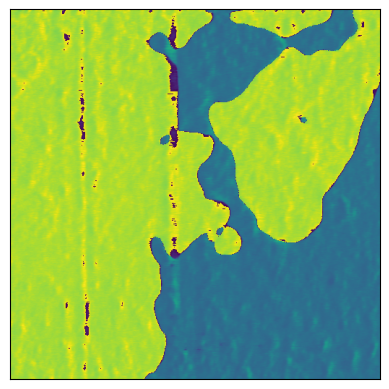
#> input picture presentation/presentation_files/presentation_10_1.png, 389 x 389 px
$ python -i transformECC.py   (imports and definitions only)
#> lines starting #> are read from the running program, lines starting #| are printed output that depends on the picture
import numpy as np
from scipy import ndimage as ndi
from skimage.transform import warp

MOTION_TYPES = ["MOTION_TRANSLATION", "MOTION_EUCLIDEAN", "MOTION_AFFINE", "MOTION_HOMOGRAPHY"]


def find_transform_ECC(
    src,
    dst,
    warp_matrix=None,
    motion_type="MOTION_AFFINE",
    number_of_iterations=200,
    termination_eps=-1,
    input_mask=None,
    gauss_filt_size=5,
):
    """find_transform_ECC _summary_
    Parameters
    ----------
    src : ndarray
        Template use as a reference to find the warp of dst.
    dst : ndarray
        Image that need to be corrected in respect to the reference frame.
    warp_matrix : ndarray, optional
        Initial guess for the transformation matrix. If set to None the identity matrix is used as a guess, by default None.
    motion_type : str, optional
        Can be one of fourth values:
        - MOTION_TRANSLATION
        - MOTION_EUCLIDEAN
        - MOTION_AFFINE
        - MOTION HOMOGRAPHY
        , by default "MOTION_AFFINE"
    number_of_iterations : int, optional
        Maximum amount of iteration to find the matrix, by default 200
    termination_eps : int, optional
        Used to break the loop early if the normalized correlation does not change anymore.
        Break the loop if np.abs(rho - last_rho) < termination_eps, by default -1
    input_mask : ndarray, optional
        ndarray containig 0 or 1 to qualify region that need to be masked, by default None
    gauss_filt_size : int, optional
        sigma parameter for ndi.gaussian_filter which is applied on the image to help registration, by default 5
    Returns
    -------
    rho, warp_matrix
        rho is the normalized correlation (1 means that the src and dst are fully correlated, 0 means that they are un-correlated)
        warp_matrix is the transformation matrix between src and dst.
    """
    numerical_dtype = src.dtype
    dst = dst.astype(numerical_dtype)

    if warp_matrix is None:
        warp_matrix = np.eye(3, dtype=numerical_dtype)

    if warp_matrix.shape != (3, 3) and warp_matrix.shape[1] != 2:
        raise ValueError(f"warp_matrix.shape != (3,3). Current shape is: {warp_matrix.shape}")

    if motion_type not in MOTION_TYPES:
        raise ValueError(f"motion_type not in {MOTION_TYPES}")

    hs, ws = src.shape
    wd, hd = dst.shape

    x_grid, y_grid = np.meshgrid(np.arange(ws), np.arange(hs))
    x_grid = x_grid.astype(numerical_dtype)
    y_grid = y_grid.astype(numerical_dtype)

    # to use it for mask warping
    pre_mask = np.ones((hd, wd), dtype=np.uint8)
    if input_mask is not None:
        pre_mask = input_mask

    template_float = ndi.gaussian_filter(src, gauss_filt_size)
    template_float = template_float.astype(numerical_dtype)

    pre_maskFloat = pre_mask.astype(numerical_dtype)
    pre_maskFloat = ndi.gaussian_filter(pre_maskFloat, gauss_filt_size)
    pre_maskFloat = pre_maskFloat.astype(numerical_dtype)
    pre_maskFloat = pre_maskFloat * (0.5 / 0.95)

    pre_mask = np.round(pre_maskFloat).astype(pre_mask.dtype)
    pre_maskFloat = pre_mask.astype(pre_maskFloat.dtype)

    imageFloat = dst.astype(numerical_dtype)
    imageFloat = ndi.gaussian_filter(imageFloat, gauss_filt_size)

    [gradientY, gradientX] = np.gradient(imageFloat)

    gradientX = np.multiply(gradientX, pre_maskFloat)
    gradientY = np.multiply(gradientY, pre_maskFloat)
    gradientX = gradientX.astype(numerical_dtype)
    gradientY = gradientY.astype(numerical_dtype)

    rho = -1
    last_rho = -termination_eps
    for _ in range(number_of_iterations):
        if np.abs(rho - last_rho) < termination_eps:
            break

        image_warped = warp(imageFloat, warp_matrix, clip=False, order=1, preserve_range=True)
        gradient_x_warped = warp(gradientX, warp_matrix, clip=False, order=1, preserve_range=True)
        gradient_y_warped = warp(gradientY, warp_matrix, clip=False, order=1, preserve_range=True)
        imageMask = warp(pre_mask, warp_matrix, clip=False, order=0, preserve_range=True)

        imgMean = np.mean(image_warped[imageMask != 0])
        imgStd = np.std(image_warped[imageMask != 0])
        tmpMean = np.mean(template_float[imageMask != 0])
        tmpStd = np.std(template_float[imageMask != 0])

        image_warped[imageMask != 0] = image_warped[imageMask != 0] - imgMean
        templateZM = np.zeros((hs, ws), dtype=np.float32)
        templateZM[imageMask != 0] = template_float[imageMask != 0] - tmpMean

        tmpNorm = np.sqrt(np.sum(imageMask != 0) * (tmpStd**2))
        imgNorm = np.sqrt(np.sum(imageMask != 0) * (imgStd**2))

        if motion_type == "MOTION_AFFINE":
            jacobian = image_jacobian_affine_ECC_(gradient_x_warped, gradient_y_warped, x_grid, y_grid)
        if motion_type == "MOTION_HOMOGRAPHY":
            jacobian = image_jacobian_homo_ECC_(gradient_x_warped, gradient_y_warped, x_grid, y_grid, warp_matrix)
        if motion_type == "MOTION_TRANSLATION":
            jacobian = image_jacobian_translation_ECC_(gradient_x_warped, gradient_y_warped)
        if motion_type == "MOTION_EUCLIDEAN":
            jacobian = image_jacobian_euclidean_ECC_(gradient_x_warped, gradient_y_warped, x_grid, y_grid, warp_matrix)

        hessian = project_onto_jacobian_ECC_(jacobian, jacobian)
        hessian = hessian.astype(numerical_dtype)
        hessian_inv = np.linalg.inv(hessian)

        correlation = np.vdot(templateZM, image_warped)

        last_rho = rho
        rho = correlation / (imgNorm * tmpNorm)

        if np.isnan(rho):
            raise Exception("NaN encountered.")

        imageProjection = project_onto_jacobian_ECC_(jacobian, image_warped)
        templateProjection = project_onto_jacobian_ECC_(jacobian, templateZM)

        imageProjectionHessian = np.matmul(hessian_inv, imageProjection)
        num = (imgNorm * imgNorm) - np.dot(imageProjection, imageProjectionHessian)
        den = correlation - np.dot(templateProjection, imageProjectionHessian)

        if den <= 0.0:
            rho = -1
            raise Exception(
                "The algorithm stopped before its convergence. The correlation is going to be minimized. Images may be uncorrelated or non-overlapped"
            )

        _lambda = num / den

        # estimate the update step delta_p
        error = _lambda * templateZM - image_warped
        error_projection = project_onto_jacobian_ECC_(jacobian, error)
        delta_p = np.matmul(hessian_inv, error_projection)

        # update warping matrix
        warp_matrix = update_warping_matrix_ECC_(warp_matrix, delta_p, motion_type)

    return rho, warp_matrix


# [156 lines left out: functions image_jacobian_translation_ECC_, image_jacobian_affine_ECC_, image_jacobian_homo_ECC_, image_jacobian_euclidean_ECC_, project_onto_jacobian_ECC_, update_warping_matrix_ECC_, not called in this run]

>>> import cv2
>>> picture = cv2.imread('../../presentation/presentation_files/presentation_10_1.png', cv2.IMREAD_GRAYSCALE)
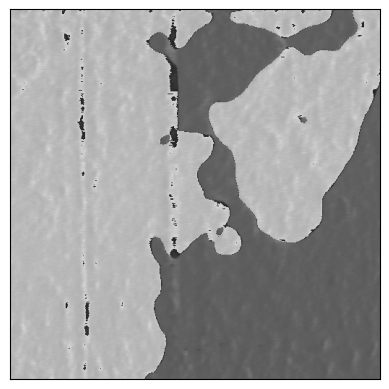
#> picture: shape (389, 389); min 0, max 255, mean 159.9
>>> result = find_transform_ECC(picture, 'out.png')
#> (the run stopped early here; a loop or call above may not have finished)

$ run again, on presentation/presentation_files/presentation_14_0.png
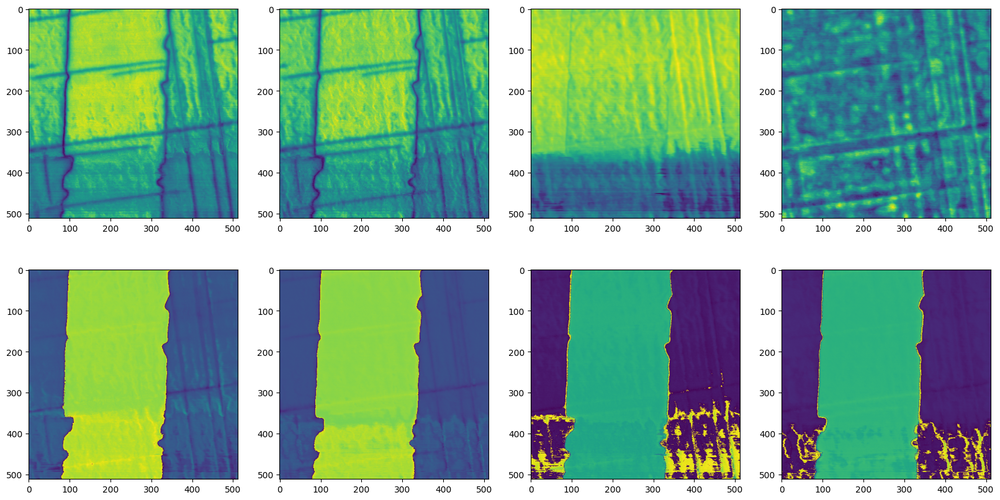
#> input picture presentation/presentation_files/presentation_14_0.png, 1000 x 500 px, shrunk from 1611 x 805 before the run
#> `picture = cv2.imread('../../presentation/presentation_files/presentati..`:
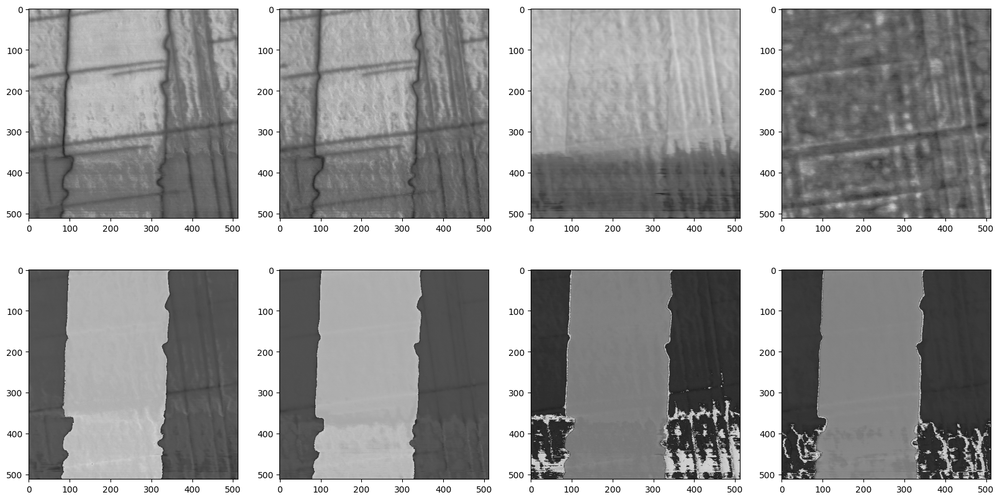
#> picture: shape (500, 1000); min 2, max 255, mean 156.8

$ run again, on presentation/presentation_files/presentation_16_0.png
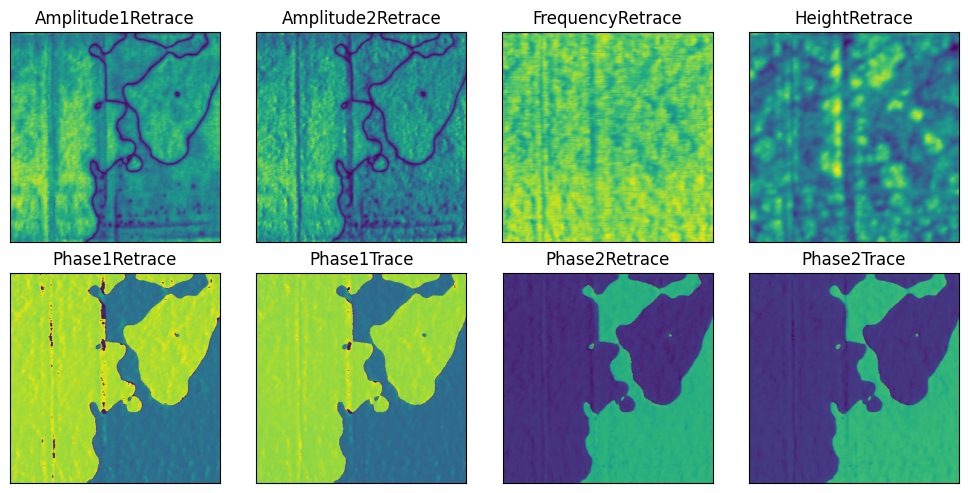
#> input picture presentation/presentation_files/presentation_16_0.png, 968 x 493 px
#> `picture = cv2.imread('../../presentation/presentation_files/presentati..`:
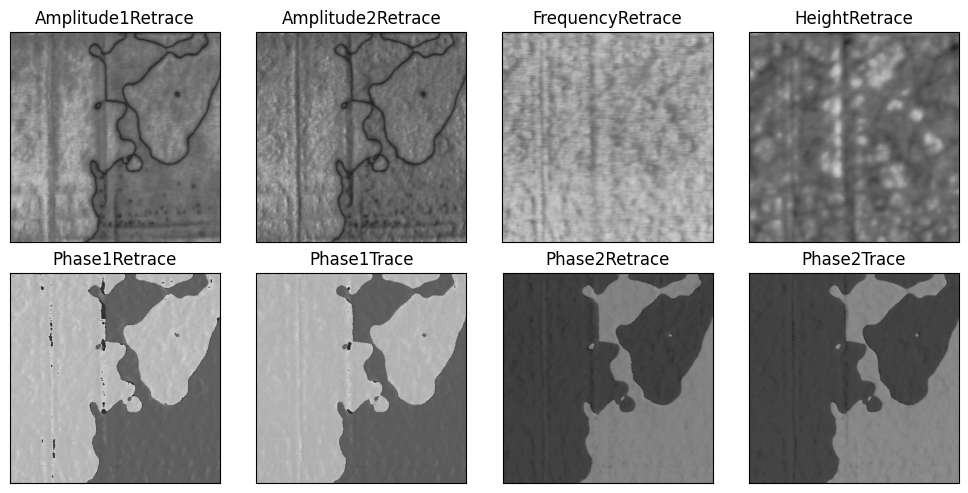
#> picture: shape (493, 968); min 0, max 255, mean 150.7

$ run again, on presentation/presentation_files/presentation_20_1.png
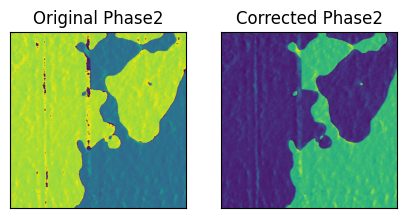
#> input picture presentation/presentation_files/presentation_20_1.png, 407 x 218 px
#> `picture = cv2.imread('../../presentation/presentation_files/presentati..`:
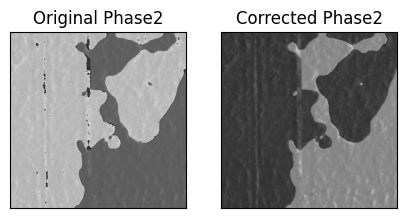
#> picture: shape (218, 407); min 0, max 255, mean 154.2
